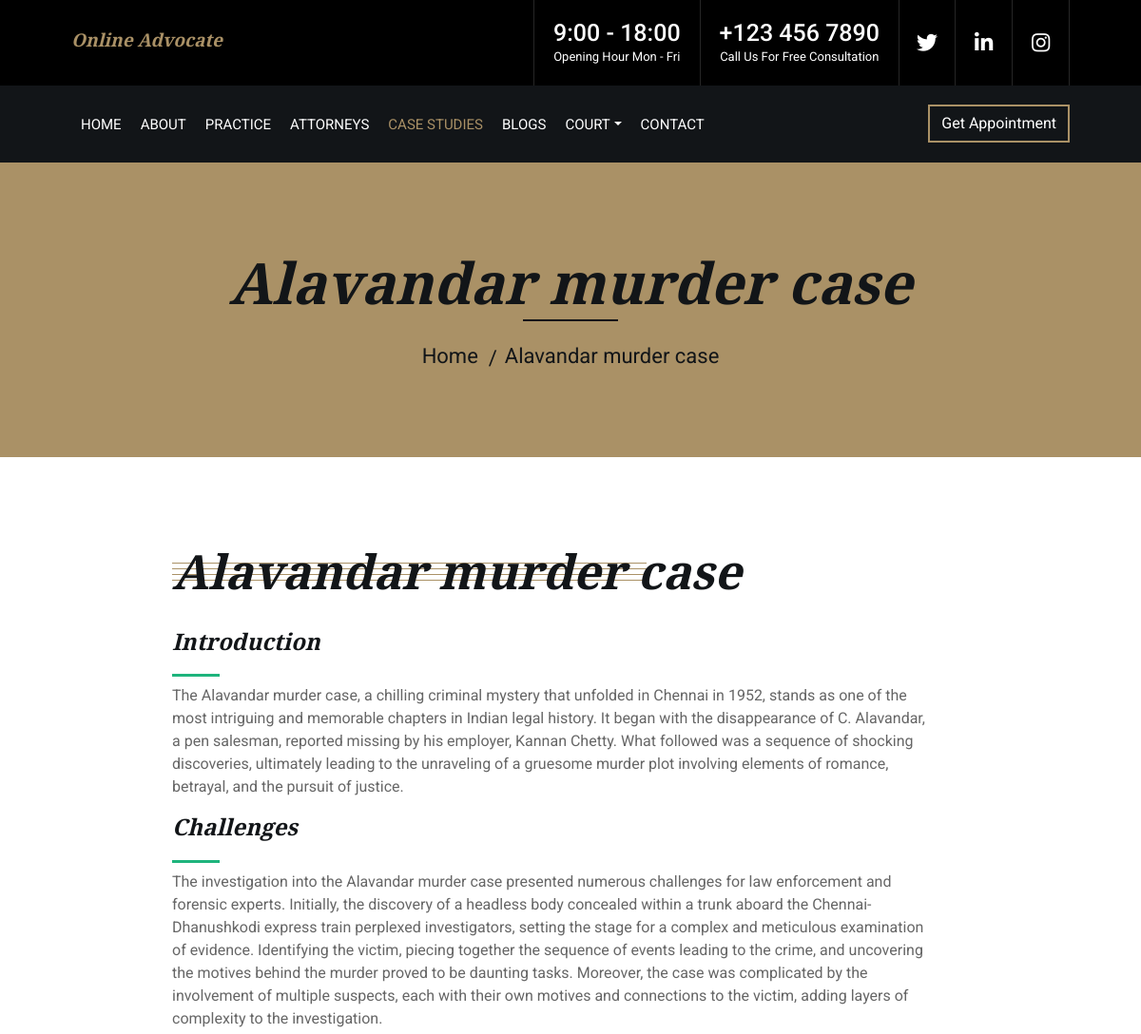
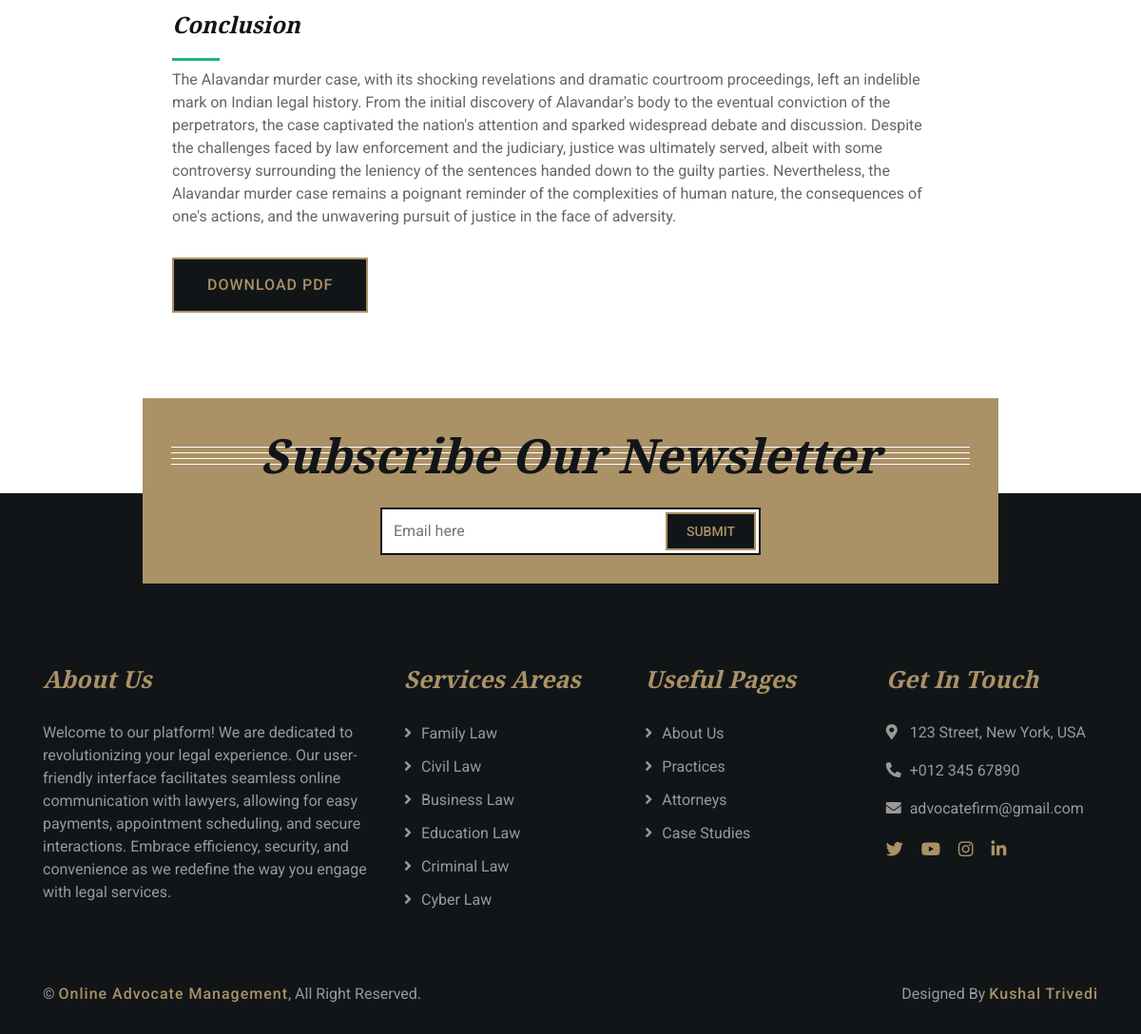
The app's page /case_de/1 with its own data (2 pictures, top to bottom).
### myapp/models.py (models this page shows)
class case_desc(models.Model):
    case_title = models.CharField(max_length=100)
    case_intro=models.CharField(max_length=3000)
    case_challenge = models.CharField(max_length=3000)
    case_result = models.CharField(max_length=3000)

class law(models.Model):
    name=models.CharField(max_length=50)
    definition=models.CharField(max_length=50)
    law_desc=models.CharField(max_length=2000)

### myapp/views.py (the view)
# urls.py: path('case_de/<int:id>', views.case_de),
def case_de(request,id):
    data5 = lawyer_info.objects.all()
    data=case_desc.objects.get(id=id)
    data3 = Court.objects.all()
    unique_expertise = set()
    for lawyer in data5:
        expertise = lawyer.lexp.split(',')
        unique_expertise.update(expertise)
    data4 = law.objects.filter(name__in=unique_expertise)
    return render(request,'myapp/case_de.html',{'data':data,'data3':data3,'data4':data4})

### templates/myapp/case_de.html (shortened to what this page needs)
<!DOCTYPE html>
{%load static%}
<html lang="en">
    <head>
        <link href="https://stackpath.bootstrapcdn.com/bootstrap/4.4.1/css/bootstrap.min.css" rel="stylesheet">
        <link href="https://cdnjs.cloudflare.com/ajax/libs/font-awesome/5.10.0/css/all.min.css" rel="stylesheet">
        <link href="{% static 'myapp/lib/animate/animate.min.css'%}" rel="stylesheet">
        <link href="{% static 'myapp/lib/owlcarousel/assets/owl.carousel.min.css'%}" rel="stylesheet">
        <link href="{% static 'myapp/css/style.css'%}" rel="stylesheet">
    </head>
    <body>
        <div class="wrapper">
            <div class="top-bar">
                <div class="container-fluid">
                    <div class="row">
                        <div class="col-lg-3">
                            <div class="logo">
                                <a href="/#">
                                    <h4>Online Advocate Management</h4>
                                </a>
                            </div>
                        </div>
                        <div class="col-lg-9">
                            <div class="top-bar-right">
                                <div class="text">
                                    <h2>9:00 - 18:00</h2>
                                    <p>Opening Hour Mon - Fri</p>
                                </div>
                                <div class="text">
                                    <h2>+123 456 7890</h2>
                                    <p>Call Us For Free Consultation</p>
                                </div>
                                <div class="social">
                                   <a href="https://twitter.com/home"><i class="fab fa-twitter"></i></a>
                                    <a href="https://www.linkedin.com/feed/"><i class="fab fa-linkedin-in"></i></a>
                                    <a href="https://www.instagram.com/trivedi9908/"><i class="fab fa-instagram"></i></a>
                                </div>
                            </div>
                        </div>
                    </div>
                </div>
            </div>
             <div class="nav-bar">
                <div class="container-fluid">
                    <nav class="navbar navbar-expand-lg bg-dark navbar-dark">
                        <div class="collapse navbar-collapse justify-content-between" id="navbarCollapse">
                            <div class="navbar-nav mr-auto">
                                <a href="/#" class="nav-item nav-link">Home</a>
                                <a href="/about" class="nav-item nav-link">About</a>
                                <a href="/service" class="nav-item nav-link">Practice</a>
                                <a href="/team" class="nav-item nav-link">Attorneys</a>
                                <a href="/portfolio" class="nav-item nav-link active">Case Studies</a>
                                 <a href="/blog_1" class="nav-item nav-link">Blogs</a>
                                <div class="nav-item dropdown">
                                        <a href="#" class="nav-link dropdown-toggle" data-toggle="dropdown">Court</a>
                                    </div>
                                <a href="/contact" class="nav-item nav-link">Contact</a>
                            </div>
                            <div class="ml-auto">
                                <a class="btn" href="/payment">Get Appointment</a>
                            </div>
                        </div>
                    </nav>
                </div>
            </div>
            <div class="page-header">
                <div class="container">
                    <div class="row">
                        <div class="col-12">
                            <h2>{{data.case_title}}</h2>
                        </div>
                        <div class="col-12">
                            <a href="/#">Home</a>
                            <a href="{{data.id}}">{{data.case_title}}</a>
                        </div>
                    </div>
                </div>
            </div>
            <div class="about">
                <div class="container">
                    <div class="row align-items-center">
                        <div class="col-lg-7 col-md-6">
                            <div class="section-header">
                                <h2 style="margin-left: 136px;">{{data.case_title}}</h2>
                            </div>
                            <div class="about-text">
                                <h4 style="margin-left: 136px;">Introduction</h4>
                                <p style="margin-left: 136px;">
                                 {{data.case_intro}}
                                </p>
                                <h4 style="margin-left: 136px;">Challenges</h4>
                                <p style="margin-left: 136px;">
                                 {{data.case_challenge}}
                                </p>
                                <h4 style="margin-left: 136px;">Conclusion</h4>
                                <p style="margin-left: 136px;">
                                 {{data.case_result}}
                                </p>
                                <a class="btn" href="/generate_pdf/{{data.id}}" target="_blank" style="margin-left: 136px;">Download PDF</a>
                            </div>
                        </div>
                    </div>
                </div>
            </div>
            <div class="newsletter">
                <div class="container">
                    <div class="section-header">
                        <h2>Subscribe Our Newsletter</h2>
                    </div>
                    <div class="form">
                        <form method="post" action="/News">
                        <input class="form-control" placeholder="Email here" name="email">
                        <button class="btn" type="submit">Submit</button>
                             </form>
                    </div>
                </div>
            </div>
            <div class="footer">
                <div class="container">
                    <div class="row">
                        <div class="col-md-6 col-lg-4">
                            <div class="footer-about">
                                <h2>About Us</h2>
                                <p>
                                    Welcome to our platform! We are dedicated to revolutionizing your legal experience. Our user-friendly interface facilitates seamless online communication with lawyers, allowing for easy payments, appointment scheduling, and secure interactions. Embrace efficiency, security, and convenience as we redefine the way you engage with legal services.
                                </p>
                            </div>
                        </div>
                        <div class="col-md-6 col-lg-8">
                            <div class="row">
                                <div class="col-md-6 col-lg-4">
                            <div class="footer-link">
                                <h2>Services Areas</h2>
                                  {% for i in data4 %}
                                <a href="/lawtype/{{i.name}}">{{i.name}}</a>
                                {% endfor %}
                            </div>
                        </div>
                        <div class="col-md-6 col-lg-4">
                            <div class="footer-link">
                                <h2>Useful Pages</h2>
                                <a href="/about">About Us</a>
                                <a href="/service">Practices</a>
                                <a href="/team">Attorneys</a>
                                <a href="/portfolio">Case Studies</a>
                            </div>
                        </div>
                        <div class="col-md-6 col-lg-4">
                            <div class="footer-contact">
                                <h2>Get In Touch</h2>
                                <p><i class="fa fa-map-marker-alt"></i>123 Street, New York, USA</p>
                                <p><i class="fa fa-phone-alt"></i>+012 345 67890</p>
                                <p><i class="fa fa-envelope"></i>advocatefirm@gmail.com</p>
                                <div class="footer-social">
                                   <a href="https://twitter.com/home"><i class="fab fa-twitter"></i></a>
                                    <a href="https://www.youtube.com/watch?v=8J35cu7mUrw"><i class="fab fa-youtube"></i></a>
                                    <a href="https://www.instagram.com/trivedi9908/"><i class="fab fa-instagram"></i></a>
                                    <a href="https://www.linkedin.com/feed/"><i class="fab fa-linkedin-in"></i></a>
                                </div>
                            </div>
                        </div>
                        </div>
                    </div>
                    </div>
                </div>
                <div class="container copyright">
                    <div class="row">
                        <div class="col-md-6">
                            <p>&copy; <a href="https://htmlcodex.com/law-firm-website-template">Online Advocate Management</a>, All Right Reserved.</p>
                        </div>
                        <div class="col-md-6">
                            <p>Designed By <a href="https://htmlcodex.com">Kushal Trivedi</a></p>
                        </div>
                    </div>
                </div>
            </div>
        </div>
    </body>
</html>

### templates/myapp/case_de.html (style rules this page uses)
.top-bar .logo h4 { margin: 0; color: #aa9166; font-size: 19px; line-height: 55px; font-weight: 800; }
.about .about-text p { font-size: 16px; width: 800px; }

### records on screen
case_desc: case_title "Alavandar murder case", case_intro "The Alavandar murder case, a chilling criminal mystery that unfolded in Chennai in 1952, stands as one of the most intriguing and memorable chapters in Indian legal history. It began with the disappearance of C. Alavandar, a pen salesman, reported missing by his employer, Kannan Chetty. What followed was a sequence of shocking discoveries, ultimately leading to the unraveling of a gruesome murder plot involving elements of romance, betrayal, and the pursuit of justice.", case_challenge "The investigation into the Alavandar murder case presented numerous challenges for law enforcement and forensic experts. Initially, the discovery of a headless body concealed within a trunk aboard the Chennai-Dhanushkodi express train perplexed investigators, setting the stage for a complex and meticulous examination of evidence. Identifying the victim, piecing together the sequence of events leading to the crime, and uncovering the motives behind the murder proved to be daunting tasks. Moreover, the case was complicated by the involvement of multiple suspects, each with their own motives and connections to the victim, adding layers of complexity to the investigation.", case_result "The Alavandar murder case, with its shocking revelations and dramatic courtroom proceedings, left an indelible mark on Indian legal history. From the initial discovery of Alavandar's body to the eventual conviction of the perpetrators, the case captivated the nation's attention and sparked widespread debate and discussion. Despite the challenges faced by law enforcement and the judiciary, justice was ultimately served, albeit with some controversy surrounding the leniency of the sentences handed down to the guilty parties. Nevertheless, the Alavandar murder case remains a poignant reminder of the complexities of human nature, the consequences of one's actions, and the unwavering pursuit of…"
law: name "Family Law"
law: name "Civil Law"
law: name "Business Law"
law: name "Education Law"
law: name "Criminal Law"
law: name "Cyber Law"
